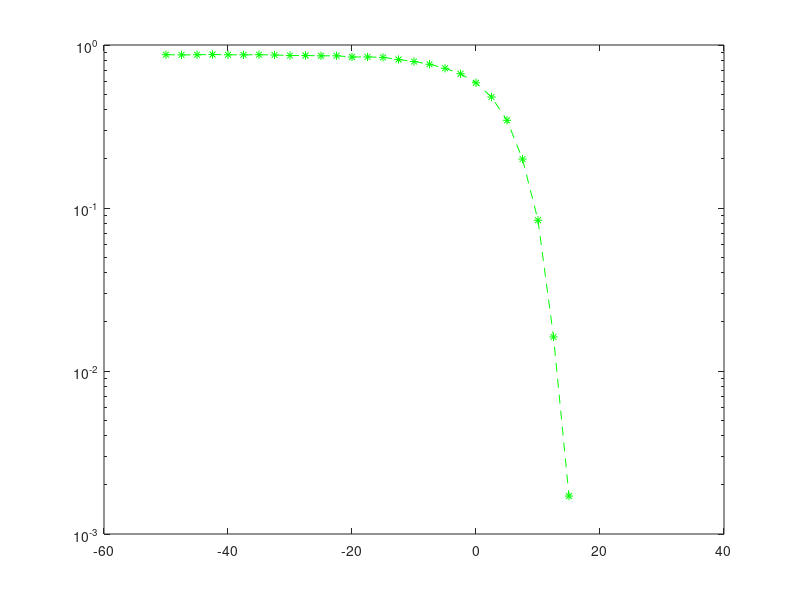

Write MATLAB code to recreate this figure. (Note: this script raises an error after producing the figure.)
%% Digital Communications (EEEN40060) Assignment 1:
% This program attempts to simulate an M-ary vector channel.
% M, the number of transmit symbols, is 8, although this can
% be changed at the top of the program. The channel's effect is
% modelled by overlaying the transmit signal (s) with white Gaussian
% noise. The MAP rule is used by the receiver in order to map the
% received signal to one of the M possible transmit ones.
%
% Author: Dylan Boland (Student)

% Setup phase of variables and system parameters:
M = 8; % the number of transmit symbols
% The vector below stores the probability that each of the M
% symbols will be transmitted. Since the specification mentions
% that each symbol is equally likely to be transmitted, the
% probability for each is 1/M:
txProbabilities = (1/M)*ones(1, M);
d = 1; % the variable d, as mentioned in the system specification

% We have two orthonormal basis functions ϕ1 and ϕ2. When a given
% waveform s(t) is transmitted, it is done by taking a weighted sum
% (linear combination) of these orthonormal basis functions. Provided that
% the transmitter (Tx) and receiver (Rx) are both aware of the basis 
% functions being used, then a vector containing the weights used in the
% linear combination of ϕ1 and ϕ2 to form a given s(t) is sufficient to
% represent s(t). In this way, each s(t) can be represented by a vector
% with two components: the first component represents the amount of ϕ1
% needed to help construct the given s(t), and the second component
% indicates the amount of ϕ2 also needed to help construct the same s(t).
% 
% The x-component of each symbol is also referred to as the in-phase
% component - let's define a vector for the possible x-components of the
% possible symbols:
inPhase = -d/2:d:d/2; % vector containing possible x-components for all M symbols
% The y-component of each symbol is sometimes called the quadrature
% component - we can define another vector in the same way as above:
quadrature = -3*d/2:d:3*d/2; % vector containing possible y-components for all M symbols

% Now to form the set of M transmit symbols:
% The line below will help in getting each (x, y) pair in the
% constellation plot. Each (x, y) pair corresponds to a possible
% symbol:
[x, y] = meshgrid(inPhase, quadrature);
modulationAlphabet = x(:) + 1i*y(:); % the set of transmit symbols

% We can also quickly work out the average symbol energy (Es), now that
% we have our set of possible transmit symbols. Since each symbol is
% equally likely to be sent we could just sum up their respective energies
% and divide by M. However, in order to allow the symbols to possibly 
% have different probabilities of transmission we will calculate 
% the average energy as shown below - it is a weighted sum which involves 
% the probability of transmission of each symbol. Currently each of these 
% probabilities are the same, and equal to 1/M:
Es = sum(txProbabilities'.*abs(modulationAlphabet).^2);

EsNo = 10.^(-5:0.25:3); % a vector of values for (Es/No)...

No = Es./EsNo; % a vector of No values...

% Now we can generate a sequence of symbols to transmit. Each symbol
% should be equally likely to be picked from the set of symbols.
lengthData = 2^14; % the amount of symbols in our data stream

SER = zeros(length(No), 1); % a vector to store SER values

for v = 1:length(No)
    % Forming the transmit sequence of symbols (s) by randomly
    % sampling the set of transmit symbols (modulationAlphabet)
    % uniformly - this means each symbol is equally likely to be
    % picked. The third argument being "true" means there will be
    % replacement. This means our transmit sequence can have more than
    % one instance of a given symbol:
    s = randsample(modulationAlphabet, lengthData, true); % s will have length "lengthData"
    
    % Now to model the effect of the channel by adding White Gaussian Noise.
    % Since the in-phase and quadrature carriers are orthogonal, noise will
    % affect this independently. First, we create a noise vector of equal
    % length to the transmit sequence s:
    sigma = sqrt(No(v)/2);
    noisePowerWatts = sigma^2; % the noise power in Watts
    n = noisePowerWatts^(0.5)*randn(lengthData, 1) + noisePowerWatts^(0.5)*1i*randn(lengthData, 1);
    
    % Now we can form r, the received sequence:
    r = s + n; % by adding n, we are overlaying each transmit symbol with WGN
    
    % And now to try and implement the MAP decision rule at the receiver:
    % The vector C below precomputes part of the expression for the MAP rule.
    % Each element is computing according to:
    %
    % (1/2)(No)log(P(m(i))) - (1/2)||s(i)||^2
    %
    % Where P(m(i)) is the probability of the ith symbol m(i) being sent.
    % And where ||s(i)||^2 is the magnitude of symbol s(i) - this equals the
    % the energy of s(i):
    C = (1/2)*No(v).*log10(txProbabilities) - (1/2)*(abs(modulationAlphabet)').^2;
    
    mHats = zeros(lengthData, 1); % a vector for the Rx to store its decisions
    
    results = zeros(M, 1); % a vector to store intermediate results
    
    for i = 1:length(r)
        % The long expression below is from the lecture notes. In the first
        % part of the expression, we multiply and sum the real and complex parts of the
        % received symbol r(i) and each of the possible transmit symbols m(i).
        % This has the effect of computing the dot product between r(i) and each
        % of the possible transmit vectors. If two vectors are very close to
        % one another (i.e. pointing largely in the same direction) then
        % their dot product will be positive. As two vectors begin to diverge
        % or move apart, their dot product will reduce. As a result, the first
        % part of the expression below works out the "closeness" between what
        % was received r(i) and what could have been sent m(i)... we can then
        % factor in the constants in the vector C before making our decision:
        results = real(r(i)).*real(modulationAlphabet) + imag(r(i)).*imag(modulationAlphabet) + C';
        % Now let us get the index of the maximum argument:
        [maxVal, index] = max(results); % we only really need the index
        mHats(i) = modulationAlphabet(index); % add our decision to the mHats vector
    end
    
    % Working out the symbol error rate (SER):
    % We can create a logical vector made up of 1s and 0s
    % by comparing the transmitted sequence s with the mHats
    % sequence. If at a certain index, the receiver correctly
    % classifies the received signal, then there will be a 1. If
    % a received symbol is misclassified, then there will be a 0.
    % To create the logical vector we can do: mHat == s
    % Also, since a "1" corresponds to a correct decision by the
    % receiver, if we add up all the "1s" in the logical vector, and
    % subctract the number from the length of the vector we will end up
    % with the total number of incorrect decisions - i.e., the number of
    % errors made by our receiver:
    numErrors = lengthData - sum(mHats == s);
    
    SER(v) = numErrors/lengthData; % the symbol error rate (SER)
end

semilogy(10*log10(EsNo), SER, '*', 'MarkerFaceColor', [0 1 0], 'LineStyle', '--', 'color', 'g')
title("\fontsize{14}\fontname{Georgia}Symbol Error Rate (SER) Vs E_{s}/N_{0} (M = " + M + ", No. symbols transmitted = " + lengthData + ")");
xlabel('\fontname{Georgia}\bf E_{s}/N_{0} (dB)');
ylabel('\fontname{Georgia}\bf SER');
set(gca,'Fontname', 'Georgia');